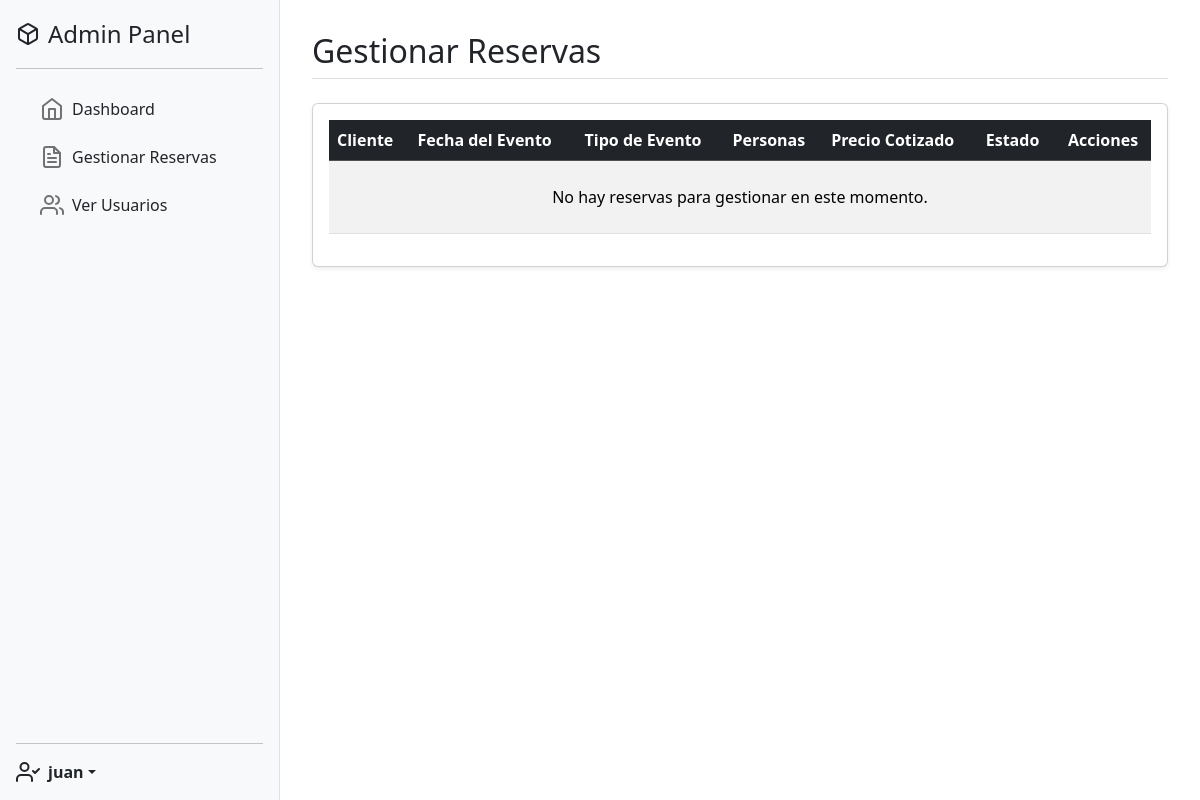
/panel-admin/reservas/ (signed in), run on an earlier commit of the app's database.
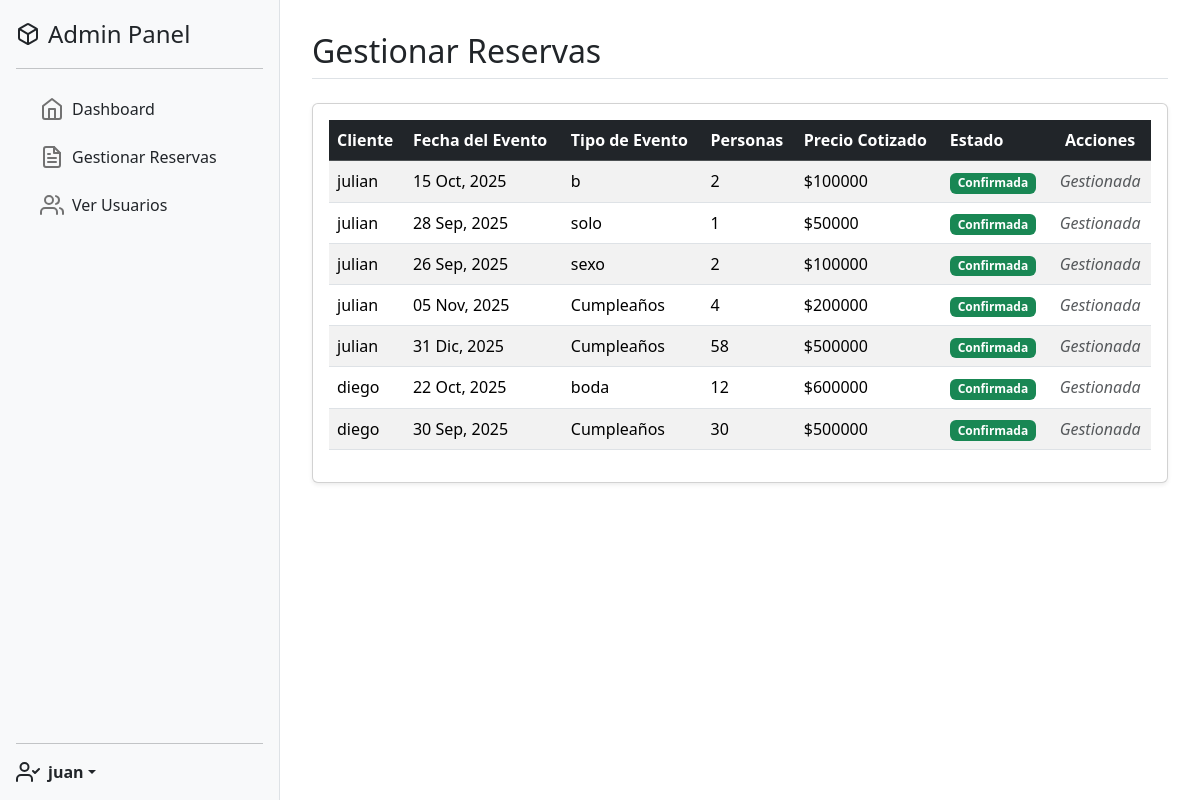
And on a later commit of the database.
### reservas/models.py (models this page shows, shortened)
class Reserva(models.Model):
    ESTADO_CHOICES = [
        ('pendiente', 'Pendiente'),
        ('confirmada', 'Confirmada'),
        ('cancelada', 'Cancelada'),
    ]
    usuario = models.ForeignKey(User, on_delete=models.CASCADE)
    fecha_reserva = models.DateField()
    numero_personas = models.PositiveIntegerField()
    tipo_evento = models.CharField(max_length=100)
    estado = models.CharField(max_length=20, choices=ESTADO_CHOICES, default='pendiente')
    fecha_creacion = models.DateTimeField(auto_now_add=True)
    precio_cotizado = models.DecimalField(max_digits=10, decimal_places=2, null=True, blank=True)

### panel_admin/views.py (the view)
# urls.py: path('reservas/', views.gestionar_reservas, name='admin_gestionar_reservas'), # <-- Añade esta línea
@user_passes_test(es_admin)
def gestionar_reservas(request):
    lista_reservas = Reserva.objects.all().order_by('-fecha_creacion')
    contexto = {'reservas': lista_reservas}
    return render(request, 'panel_admin/gestionar_reservas.html', contexto)

### panel_admin/views.py (called while the page is built)
def es_admin(user):
    return user.is_staff or user.is_superuser

### templates/panel_admin/gestionar_reservas.html (shortened to what this page needs)
{% extends 'panel_admin/base.html' %}
{% block content %}
<h1 class="h2 border-bottom pb-2 mb-4">Gestionar Reservas</h1>
<div class="card shadow-sm">
    <div class="card-body">
        <div class="table-responsive">
            <table class="table table-striped table-hover align-middle">
                <thead class="table-dark">
                    <tr>
                        <th>Cliente</th>
                        <th>Fecha del Evento</th>
                        <th>Tipo de Evento</th>
                        <th>Personas</th>
                        <th>Precio Cotizado</th>
                        <th>Estado</th>
                        <th class="text-center">Acciones</th>
                    </tr>
                </thead>
                <tbody>
                    {% for reserva in reservas %}
                    <tr>
                        <td>{{ reserva.usuario.username }}</td>
                        <td>{{ reserva.fecha_reserva|date:"d M, Y" }}</td>
                        <td>{{ reserva.tipo_evento }}</td>
                        <td>{{ reserva.numero_personas }}</td>
                        <td>${{ reserva.precio_cotizado | floatformat:0 }}</td>
                        <td>
                            {% if reserva.estado == 'pendiente' %}
                                <span class="badge bg-warning text-dark">Pendiente</span>
                            {% elif reserva.estado == 'confirmada' %}
                                <span class="badge bg-success">Confirmada</span>
                            {% elif reserva.estado == 'cancelada' %}
                                <span class="badge bg-danger">Cancelada</span>
                            {% endif %}
                        </td>
                        <td class="text-center">
                            {% if reserva.estado == 'pendiente' %}
                                <div class="btn-group" role="group">
                                    <a href="{% url 'admin_confirmar_reserva' reserva.id %}" class="btn btn-sm btn-success">Confirmar</a>
                                    <a href="{% url 'admin_cancelar_reserva' reserva.id %}" class="btn btn-sm btn-danger">Cancelar</a>
                                </div>
                            {% else %}
                                <span class="text-muted fst-italic">Gestionada</span>
                            {% endif %}
                        </td>
                    </tr>
                    {% empty %}
                    <tr>
                        <td colspan="7" class="text-center py-4">No hay reservas para gestionar en este momento.</td>
                    </tr>
                    {% endfor %}
                </tbody>
            </table>
        </div>
    </div>
</div>
{% endblock %}

### templates/panel_admin/base.html (shortened to what this page needs)
{% load static %}
<!DOCTYPE html>
<html lang="es">
<head>
    <link href="https://cdn.jsdelivr.net/npm/bootstrap@5.3.2/dist/css/bootstrap.min.css" rel="stylesheet">
    <link rel="stylesheet" href="{% static 'css/panel_base.css' %}">
</head>
<body>
    <div class="d-flex admin-wrapper">
        <nav id="sidebarPanel" class="admin-sidebar d-flex flex-column flex-shrink-0 p-3">
            <a href="{% url 'admin_dashboard' %}" class="d-flex align-items-center mb-3 mb-md-0 me-md-auto link-dark text-decoration-none">
                <span data-feather="box" class="me-2"></span>
                <span class="fs-4">Admin Panel</span>
            </a>
            <hr>
            <ul class="nav nav-pills flex-column mb-auto">
                <li class="nav-item">
                    <a href="{% url 'admin_dashboard' %}" class="nav-link link-dark">
                        <span data-feather="home" class="me-2"></span>
                        Dashboard
                    </a>
                </li>
                <li>
                    <a href="{% url 'admin_gestionar_reservas' %}" class="nav-link link-dark">
                        <span data-feather="file-text" class="me-2"></span>
                        Gestionar Reservas
                    </a>
                </li>
                <li>
                    <a href="{% url 'admin_ver_usuarios' %}" class="nav-link link-dark">
                        <span data-feather="users" class="me-2"></span>
                        Ver Usuarios
                    </a>
                </li>
            </ul>
            <hr>
            <div class="dropdown">
                <a href="#" class="d-flex align-items-center link-dark text-decoration-none dropdown-toggle" id="dropdownUser" data-bs-toggle="dropdown" aria-expanded="false">
                    <span data-feather="user-check" class="me-2"></span>
                    <strong>{{ user.username }}</strong>
                </a>
            </div>
        </nav>
        <main class="admin-content">
            {% block content %}{% endblock %}
        </main>
    </div>
</body>
</html>

### static/css/panel_base.css (style rules this page uses)
.admin-wrapper { min-height: 100vh; }
.admin-sidebar { width: 280px; background-color: #f8f9fa; border-right: 1px solid #dee2e6; }
.admin-sidebar .nav-link { font-weight: 500; color: #333; padding: .75rem 1.5rem; display: flex; align-items: center; transition: background-color 0.2s; }
.admin-sidebar .nav-link .feather { margin-right: 10px; color: #727272; }
.admin-content { flex-grow: 1; padding: 2rem; }

What changed in the data, as far as the page shows it:
added Reserva: usuario.username "julian", fecha_reserva "15 Oct, 2025", tipo_evento "b", numero_personas "2", precio_cotizado "100000", estado "Confirmada"
added Reserva: usuario.username "julian", fecha_reserva "28 Sep, 2025", tipo_evento "solo", numero_personas "1", precio_cotizado "50000", estado "Confirmada"
added Reserva: usuario.username "julian", fecha_reserva "26 Sep, 2025", tipo_evento "sexo", numero_personas "2", precio_cotizado "100000", estado "Confirmada"
added Reserva: usuario.username "julian", fecha_reserva "05 Nov, 2025", tipo_evento "Cumpleaños", numero_personas "4", precio_cotizado "200000", estado "Confirmada"
added Reserva: usuario.username "julian", fecha_reserva "31 Dic, 2025", tipo_evento "Cumpleaños", numero_personas "58", precio_cotizado "500000", estado "Confirmada"
added Reserva: usuario.username "diego", fecha_reserva "22 Oct, 2025", tipo_evento "boda", numero_personas "12", precio_cotizado "600000", estado "Confirmada"
added Reserva: usuario.username "diego", fecha_reserva "30 Sep, 2025", tipo_evento "Cumpleaños", numero_personas "30", precio_cotizado "500000", estado "Confirmada"
Also different on the page:
text no longer shown: "No hay reservas para gestionar en este momento."
